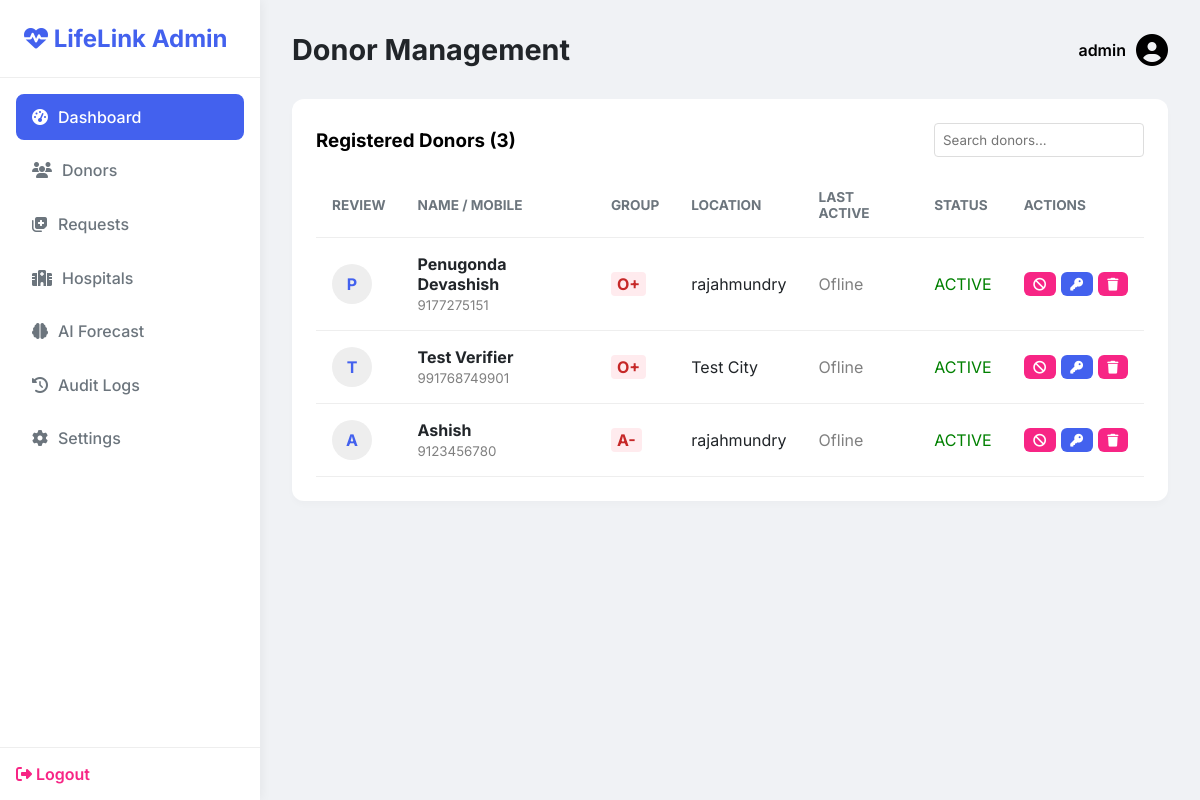
/admin/donors (signed in), run on the app's committed database.
### models.py (models this page shows, shortened)
class Admin(UserMixin, db.Model):
    __tablename__ = 'admins'
    id = db.Column(db.Integer, primary_key=True)
    username = db.Column(db.String(50), unique=True, nullable=False)
    password_hash = db.Column(db.String(200), nullable=False)
    role = db.Column(db.String(20), default='SuperAdmin')

class User(UserMixin, db.Model):
    __tablename__ = 'users'
    id = db.Column(db.Integer, primary_key=True)
    full_name = db.Column(db.String(100), nullable=False)
    mobile_number = db.Column(db.String(15), unique=True, nullable=False)
    password_hash = db.Column(db.String(200), nullable=False)
    blood_group = db.Column(db.String(5), nullable=False)
    age = db.Column(db.Integer, nullable=False)
    city = db.Column(db.String(50), nullable=False)
    latitude = db.Column(db.Float, nullable=False)
    longitude = db.Column(db.Float, nullable=False)
    bp = db.Column(db.Boolean, default=False)
    sugar = db.Column(db.Boolean, default=False)
    heart_disease = db.Column(db.Boolean, default=False)
    asthma = db.Column(db.Boolean, default=False)
    smoking = db.Column(db.Boolean, default=False)
    drinking = db.Column(db.Boolean, default=False)
    last_donation_date = db.Column(db.Date, nullable=True)
    is_available = db.Column(db.Boolean, default=True)
    is_approved = db.Column(db.Boolean, default=True) # Admin approval
    qr_code_data = db.Column(db.String(500), nullable=True) # Data for QR ID
    created_at = db.Column(db.DateTime, default=datetime.utcnow)
    last_active = db.Column(db.DateTime, nullable=True)
    failed_login_attempts = db.Column(db.Integer, default=0)
    is_locked = db.Column(db.Boolean, default=False)
    risk_score = db.Column(db.Float, default=0.0)

### app.py (the view)
@app.route('/admin/donors')
@login_required
def admin_donors():
    if not isinstance(current_user, Admin): return "Unauthorized", 403
    donors = User.query.all()
    return render_template('admin/donors.html', donors=donors)

### app.py (called while the page is built, shortened)
@app.after_request
def add_header(response):
    response.headers['Cache-Control'] = 'no-store, no-cache, must-revalidate, post-check=0, pre-check=0, max-age=0'
    response.headers['Pragma'] = 'no-cache'
    response.headers['Expires'] = '-1'
    return response

@login_manager.user_loader
def load_user(user_id):
    if user_id.startswith('admin_'):
        try:
            uid = int(user_id.split('_')[1])
            return db.session.get(Admin, uid)
        except (IndexError, ValueError):
            return None

### templates/admin/donors.html (shortened to what this page needs)
{% extends 'admin/base.html' %}
{% block title %}Donor Management{% endblock %}
{% block content %}
<div class="card">
    <div style="display: flex; justify-content: space-between; align-items: center; margin-bottom: 1rem;">
        <h3>Registered Donors ({{ donors|length }})</h3>
        <input type="text" id="searchInput" placeholder="Search donors..."
            style="padding: 0.5rem; border: 1px solid #ddd; border-radius: 4px;">
    </div>
    <div style="overflow-x: auto;">
        <table id="donorTable">
            <thead>
                <tr>
                    <th>Review</th>
                    <th>Name / Mobile</th>
                    <th>Group</th>
                    <th>Location</th>
                    <th>Last Active</th>
                    <th>Status</th>
                    <th>Actions</th>
                </tr>
            </thead>
            <tbody>
                {% for donor in donors %}
                <tr>
                    <td>
                        <div
                            style="width: 40px; height: 40px; border-radius: 50%; background: #eee; display: flex; align-items: center; justify-content: center; font-weight: bold; color: var(--primary);">
                            {{ donor.full_name[0] }}
                        </div>
                    </td>
                    <td>
                        <strong>{{ donor.full_name }}</strong><br>
                        <small style="color: grey;">{{ donor.mobile_number }}</small>
                    </td>
                    <td>
                        <span
                            style="background: #ffebee; color: #c62828; padding: 2px 6px; border-radius: 4px; font-weight: bold;">
                            {{ donor.blood_group }}
                        </span>
                    </td>
                    <td>{{ donor.city }}</td>
                    <td>
                        {% if donor.last_active %}
                        <span style="color: green;">● Online</span>
                        {% else %}
                        <span style="color: grey;">Ofline</span>
                        {% endif %}
                    </td>
                    <td>
                        {% if donor.is_locked %}
                        <span style="color: red; font-weight: bold;">BLOCKED</span>
                        {% elif not donor.is_approved %}
                        <span style="color: orange;">PENDING</span>
                        {% else %}
                        <span style="color: green;">ACTIVE</span>
                        {% endif %}
                    </td>
                    <td>
                        <div style="display: flex; gap: 5px;">
                            {% if donor.is_locked %}
                            <a href="{{ url_for('block_user', user_id=donor.id, action='unblock') }}"
                                class="btn btn-success btn-sm" title="Unblock"><i class="fas fa-unlock"></i></a>
                            {% else %}
                            <a href="{{ url_for('block_user', user_id=donor.id, action='block') }}"
                                class="btn btn-danger btn-sm" title="Block"><i class="fas fa-ban"></i></a>
                            {% endif %}
                            <button onclick="openResetModal('{{ donor.id }}', '{{ donor.full_name }}')"
                                class="btn btn-primary btn-sm" title="Reset Password"><i
                                    class="fas fa-key"></i></button>
                            <a href="{{ url_for('delete_user', user_id=donor.id) }}"
                                onclick="return confirm('Delete permanent?')" class="btn btn-danger btn-sm"
                                title="Delete"><i class="fas fa-trash"></i></a>
                        </div>
                    </td>
                </tr>
                {% endfor %}
            </tbody>
        </table>
    </div>
</div>
{% endblock %}

### templates/admin/base.html (shortened to what this page needs)
<!DOCTYPE html>
<html lang="en">
<head>
    <link rel="stylesheet" href="https://cdnjs.cloudflare.com/ajax/libs/font-awesome/6.4.0/css/all.min.css">
    <link rel="stylesheet"
        href="{{ url_for('static', filename='css/admin_style.css') }}?v={{ range(1, 10000) | random }}">
</head>
<body class="admin-body">
    <nav class="sidebar">
        <div class="sidebar-brand">
            <i class="fas fa-heartbeat"></i> LifeLink Admin
        </div>
        <ul class="sidebar-menu">
            <li><a href="{{ url_for('admin_dashboard') }}" class="active"><i class="fas fa-tachometer-alt"></i>
                    Dashboard</a></li>
            <li><a href="{{ url_for('admin_donors') }}"><i class="fas fa-users"></i> Donors</a></li>
            <li><a href="{{ url_for('admin_requests') }}"><i class="fas fa-notes-medical"></i> Requests</a></li>
            <li><a href="{{ url_for('manage_hospitals') }}"><i class="fas fa-hospital"></i> Hospitals</a></li>
            <li><a href="{{ url_for('admin_forecast') }}"><i class="fas fa-brain"></i> AI Forecast</a></li>
            <li><a href="{{ url_for('admin_audit_logs') }}"><i class="fas fa-history"></i> Audit Logs</a></li>
            <li><a href="{{ url_for('admin_settings') }}"><i class="fas fa-cog"></i> Settings</a></li>
        </ul>
        <div class="sidebar-footer">
            <a href="{{ url_for('logout') }}"><i class="fas fa-sign-out-alt"></i> Logout</a>
        </div>
    </nav>
    <main class="main-content">
        <header class="top-bar">
            <h2>{% block title %}Dashboard{% endblock %}</h2>
            <div class="user-info">
                <span>{{ current_user.username }}</span>
                <i class="fas fa-user-circle fa-2x"></i>
            </div>
        </header>
        <div class="content-wrapper">
            {% block content %}{% endblock %}
        </div>
    </main>
</body>
</html>

### static/css/admin_style.css (style rules this page uses)
:root { --primary: #4361ee; --secondary: #3f37c9; --success: #4cc9f0; --danger: #f72585; --dark: #212529; --light: #f8f9fa; --gray: #6c757d; --sidebar-width: 260px; }
* { margin: 0; padding: 0; box-sizing: border-box; font-family: 'Inter', sans-serif; }
body.admin-body { display: flex; min-height: 100vh; background: #f0f2f5; }
.sidebar { width: var(--sidebar-width); background: #fff; color: var(--dark); position: fixed; height: 100%; box-shadow: 2px 0 10px rgba(0,0,0,0.05); display: flex; flex-direction: column; }
.sidebar-brand { padding: 1.5rem; font-size: 1.5rem; font-weight: 700; color: var(--primary); border-bottom: 1px solid #eee; }
.sidebar-menu { list-style: none; padding: 1rem; flex: 1; }
.sidebar-menu li { margin-bottom: 0.5rem; }
.sidebar-menu a { display: flex; align-items: center; gap: 10px; padding: 0.8rem 1rem; color: var(--gray); text-decoration: none; border-radius: 8px; transition: all 0.3s; font-weight: 500; }
.sidebar-menu a:hover, .sidebar-menu a.active { background: var(--primary); color: #fff; }
.sidebar-footer { padding: 1rem; border-top: 1px solid #eee; }
.sidebar-footer a { color: var(--danger); text-decoration: none; font-weight: 600; }
.main-content { margin-left: var(--sidebar-width); flex: 1; padding: 2rem; }
.top-bar { display: flex; justify-content: space-between; align-items: center; margin-bottom: 2rem; }
.top-bar h2 { font-size: 1.8rem; color: var(--dark); }
.user-info { display: flex; align-items: center; gap: 10px; font-weight: 600; }
.card { background: #fff; padding: 1.5rem; border-radius: 12px; box-shadow: 0 4px 6px rgba(0,0,0,0.02); margin-bottom: 1.5rem; }
table { width: 100%; border-collapse: collapse; }
th, td { padding: 1rem; text-align: left; border-bottom: 1px solid #eee; }
th { color: var(--gray); font-size: 0.85rem; text-transform: uppercase; }
td { color: var(--dark); }
.btn { padding: 0.5rem 1rem; border-radius: 6px; text-decoration: none; border: none; cursor: pointer; font-size: 0.9rem; display: inline-block; }
.btn-primary { background: var(--primary); color: #fff; }
.btn-danger { background: var(--danger); color: #fff; }
.btn-sm { padding: 0.3rem 0.6rem; font-size: 0.8rem; }

### data on the page
Admin: username "admin"
User: full_name "P", full_name "Penugonda Devashish", mobile_number "9177275151", blood_group "O+", city "rajahmundry", shows "Ofline", is_locked "ACTIVE"
User: full_name "T", full_name "Test Verifier", mobile_number "991768749901", blood_group "O+", city "Test City", shows "Ofline", is_locked "ACTIVE"
User: full_name "A", full_name "Ashish", mobile_number "9123456780", blood_group "A-", city "rajahmundry", shows "Ofline", is_locked "ACTIVE"

### other printed values
{{ donors|length }} "3"
